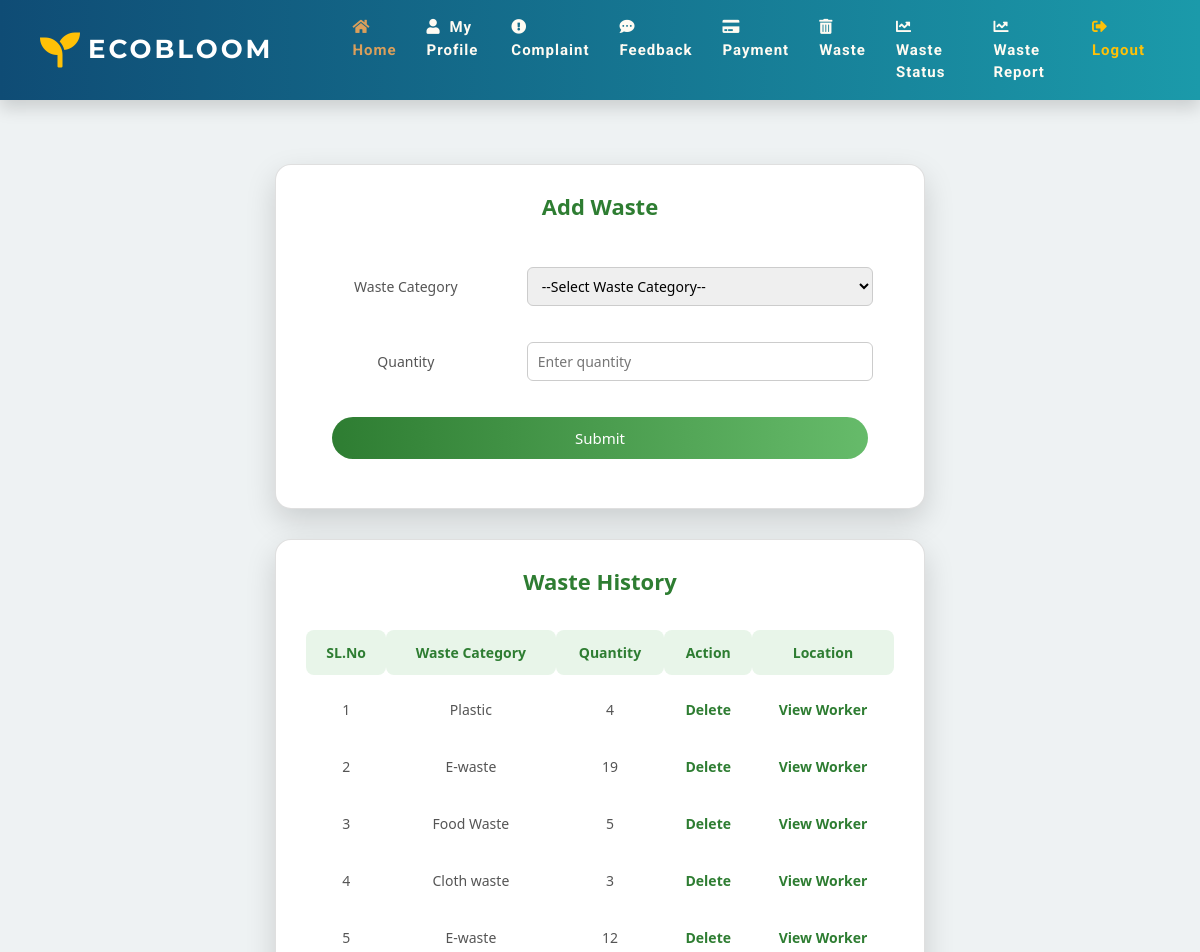
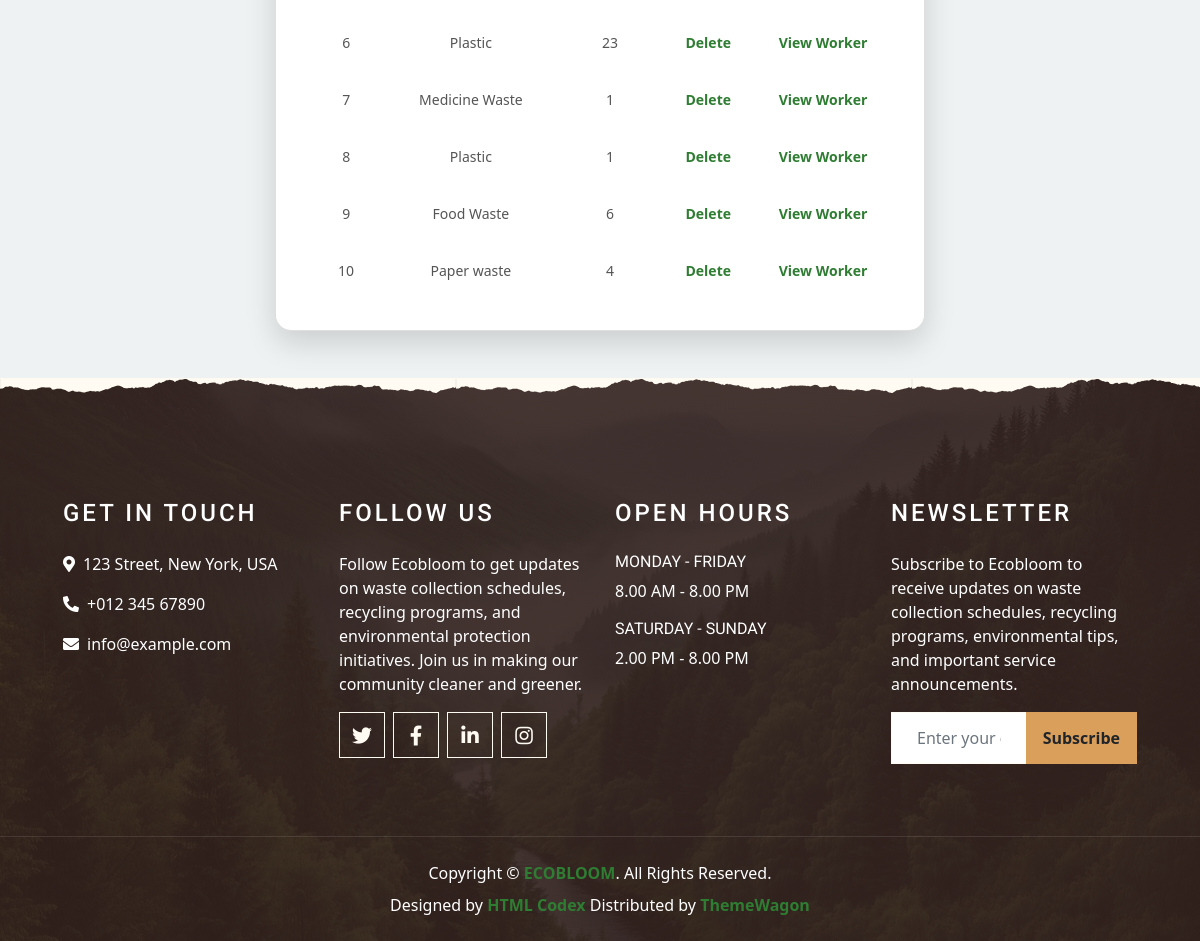
Page /User/Waste/ (signed in) on the committed database (2 pictures, top to bottom).
### User/models.py (models this page shows)
class tbl_waste(models.Model):
    waste_date=models.DateField(auto_now_add=True)
    waste_qty=models.IntegerField(default=0)
    wastecategory_id=models.ForeignKey(tbl_wastecategory, on_delete=models.CASCADE)
    waste_status=models.IntegerField(default=0)
    user_id=models.ForeignKey(tbl_user,on_delete=models.CASCADE)

### Admin/models.py (models this page shows)
class tbl_wastecategory(models.Model):
    wastecategory_name=models.CharField(max_length=50)

### User/views.py (the view)
# urls.py: path('Waste/',views.Waste,name="Waste"),
def Waste(request):
    if "uid" not in request.session:
        return redirect("Guest:Login")
    else:
        userId=tbl_user.objects.get(id=request.session['uid'])
        wastedata=tbl_waste.objects.filter(user_id=userId)
        categorydata=tbl_wastecategory.objects.all()
        if request.method=="POST":
            quantity=request.POST.get("txt_quantity")
            userdata=tbl_user.objects.get(id=request.session['uid'])
            waste=tbl_wastecategory.objects.get(id=request.POST.get("sel_wastecat"))
            wastecount=tbl_wastecategory.objects.filter(wastecategory_name=waste).count()
            tbl_waste.objects.create(waste_qty=quantity,wastecategory_id=waste,user_id=userdata)
            return render(request,"User/Waste.html",{'msg':"Waste Added"})
        else:
            return render(request,"User/Waste.html",{'wastedata':wastedata,'categorydata':categorydata})

### User/Templates/User/Waste.html (shortened to what this page needs)
{% extends 'User/Head.html' %}
{% block content %}
<!DOCTYPE html>
<html lang="en">
<head>
</head>
<body>
<div class="waste-container">
    <div class="card">
        <div class="title">Add Waste</div>
        <form action="" method="post">
            <table>
                <tr>
                    <td>Waste Category</td>
                    <td>
                        <select name="sel_wastecat" required>
                            <option value="">--Select Waste Category--</option>
                        </select>
                    </td>
                </tr>
                <tr>
                    <td>Quantity</td>
                    <td>
                        <input required type="number" name="txt_quantity"
                               placeholder="Enter quantity">
                    </td>
                </tr>
                <tr>
                    <td colspan="2" class="btn-area">
                        <input type="submit" value="Submit">
                    </td>
                </tr>
            </table>
        </form>
    </div>
    <div class="card">
        <div class="title">Waste History</div>
        <table>
            <tr>
                <th>SL.No</th>
                <th>Waste Category</th>
                <th>Quantity</th>
                <th>Action</th>
                <th>Location</th>
            </tr>
            {% for i in wastedata %}
            <tr>
                <td>{{forloop.counter}}</td>
                <td>{{i.wastecategory_id.wastecategory_name}}</td>
                <td>{{i.waste_qty}}</td>
                <td><a href="{% url 'User:delwaste' i.id %}">Delete</a></td>
                <td><a href="{% url 'User:viewwardworker' %}">View Worker</a></td>
            </tr>
            {% endfor %}
        </table>
    </div>
</div>
</body>
</html>
{% endblock content %}

### User/Templates/User/Waste.html (style rules this page uses)
body { background: #eef2f3; font-family: "Segoe UI", Tahoma, sans-serif; }
.waste-container { width: 90%; max-width: 650px; margin: 40px auto; animation: fadeIn 0.7s ease; }
.card { background: #ffffff; border-radius: 16px; box-shadow: 0 12px 30px rgba(0,0,0,0.15); padding: 25px 30px; margin-bottom: 30px; }
.title { text-align: center; font-size: 22px; font-weight: bold; color: #2e7d32; margin-bottom: 20px; }
table { width: 100%; border-collapse: separate; border-spacing: 0 12px; }
td, th { padding: 12px; text-align: center; font-size: 14px; border-radius: 8px; }
th { background: #e8f5e9; color: #2e7d32; font-weight: bold; }
tr td:first-child { text-align: center; }
input, select { width: 95%; padding: 8px 10px; border-radius: 6px; border: 1px solid #ccc; font-size: 14px; transition: 0.3s ease; }
.btn-area { text-align: center; margin-top: 15px; }
input[type="submit"] { background: linear-gradient(90deg, #2e7d32, #66bb6a); color: white; border: none; padding: 10px 35px; font-size: 15px; border-radius: 22px; cursor: pointer; transition: 0.3s; }
a { color: #2e7d32; text-decoration: none; font-weight: bold; }

### rows in the picture
tbl_waste: wastecategory_id.wastecategory_name "Plastic", waste_qty "4"
tbl_waste: wastecategory_id.wastecategory_name "E-waste", waste_qty "19"
tbl_waste: wastecategory_id.wastecategory_name "Food Waste", waste_qty "5"
tbl_waste: wastecategory_id.wastecategory_name "Cloth waste", waste_qty "3"
tbl_waste: wastecategory_id.wastecategory_name "E-waste", waste_qty "12"
tbl_waste: wastecategory_id.wastecategory_name "Plastic", waste_qty "23"
tbl_waste: wastecategory_id.wastecategory_name "Medicine Waste", waste_qty "1"
tbl_waste: wastecategory_id.wastecategory_name "Plastic", waste_qty "1"
tbl_waste: wastecategory_id.wastecategory_name "Food Waste", waste_qty "6"
tbl_waste: wastecategory_id.wastecategory_name "Paper waste", waste_qty "4"
